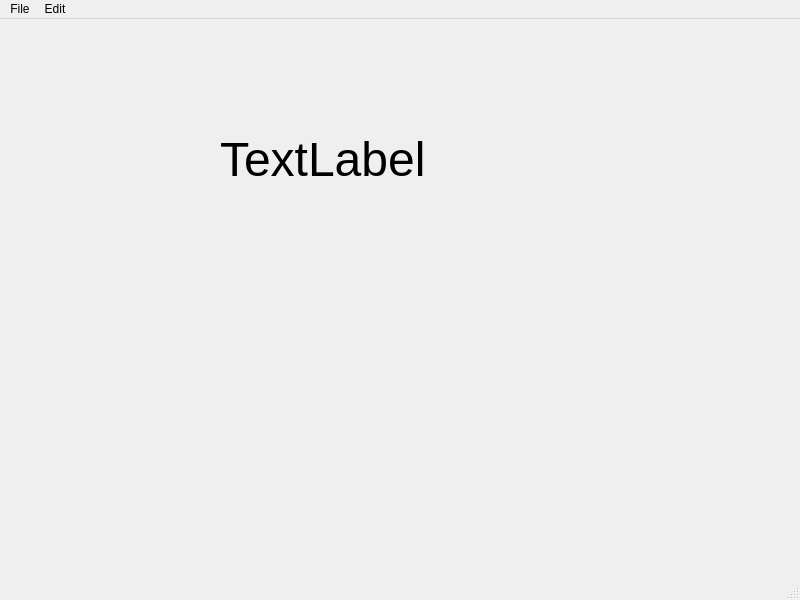
<?xml version="1.0" encoding="UTF-8"?>
<ui version="4.0">
 <class>MainWindow</class>
 <widget class="QMainWindow" name="MainWindow">
  <property name="geometry">
   <rect>
    <x>0</x>
    <y>0</y>
    <width>800</width>
    <height>600</height>
   </rect>
  </property>
  <property name="windowTitle">
   <string>MainWindow</string>
  </property>
  <widget class="QWidget" name="centralwidget">
   <widget class="QLabel" name="label">
    <property name="geometry">
     <rect>
      <x>220</x>
      <y>60</y>
      <width>281</width>
      <height>161</height>
     </rect>
    </property>
    <property name="font">
     <font>
      <pointsize>36</pointsize>
     </font>
    </property>
    <property name="text">
     <string>TextLabel</string>
    </property>
   </widget>
  </widget>
  <widget class="QMenuBar" name="menubar">
   <property name="geometry">
    <rect>
     <x>0</x>
     <y>0</y>
     <width>800</width>
     <height>37</height>
    </rect>
   </property>
   <widget class="QMenu" name="menuFile">
    <property name="title">
     <string>File</string>
    </property>
    <addaction name="actionNew"/>
    <addaction name="actionSave"/>
   </widget>
   <widget class="QMenu" name="menuEdit">
    <property name="title">
     <string>Edit</string>
    </property>
    <addaction name="actionCopy"/>
    <addaction name="actionPaste"/>
   </widget>
   <addaction name="menuFile"/>
   <addaction name="menuEdit"/>
  </widget>
  <widget class="QStatusBar" name="statusbar"/>
  <action name="actionNew">
   <property name="text">
    <string>New</string>
   </property>
   <property name="statusTip">
    <string>Create a new file</string>
   </property>
   <property name="shortcut">
    <string>Ctrl+N</string>
   </property>
  </action>
  <action name="actionSave">
   <property name="text">
    <string>Save</string>
   </property>
   <property name="statusTip">
    <string>Save a file</string>
   </property>
   <property name="shortcut">
    <string>Ctrl+S</string>
   </property>
  </action>
  <action name="actionCopy">
   <property name="text">
    <string>Copy</string>
   </property>
   <property name="statusTip">
    <string>Copy a file</string>
   </property>
   <property name="shortcut">
    <string>Ctrl+C</string>
   </property>
  </action>
  <action name="actionPaste">
   <property name="text">
    <string>Paste</string>
   </property>
   <property name="statusTip">
    <string>Paste a file</string>
   </property>
  </action>
 </widget>
 <resources/>
 <connections/>
</ui>
